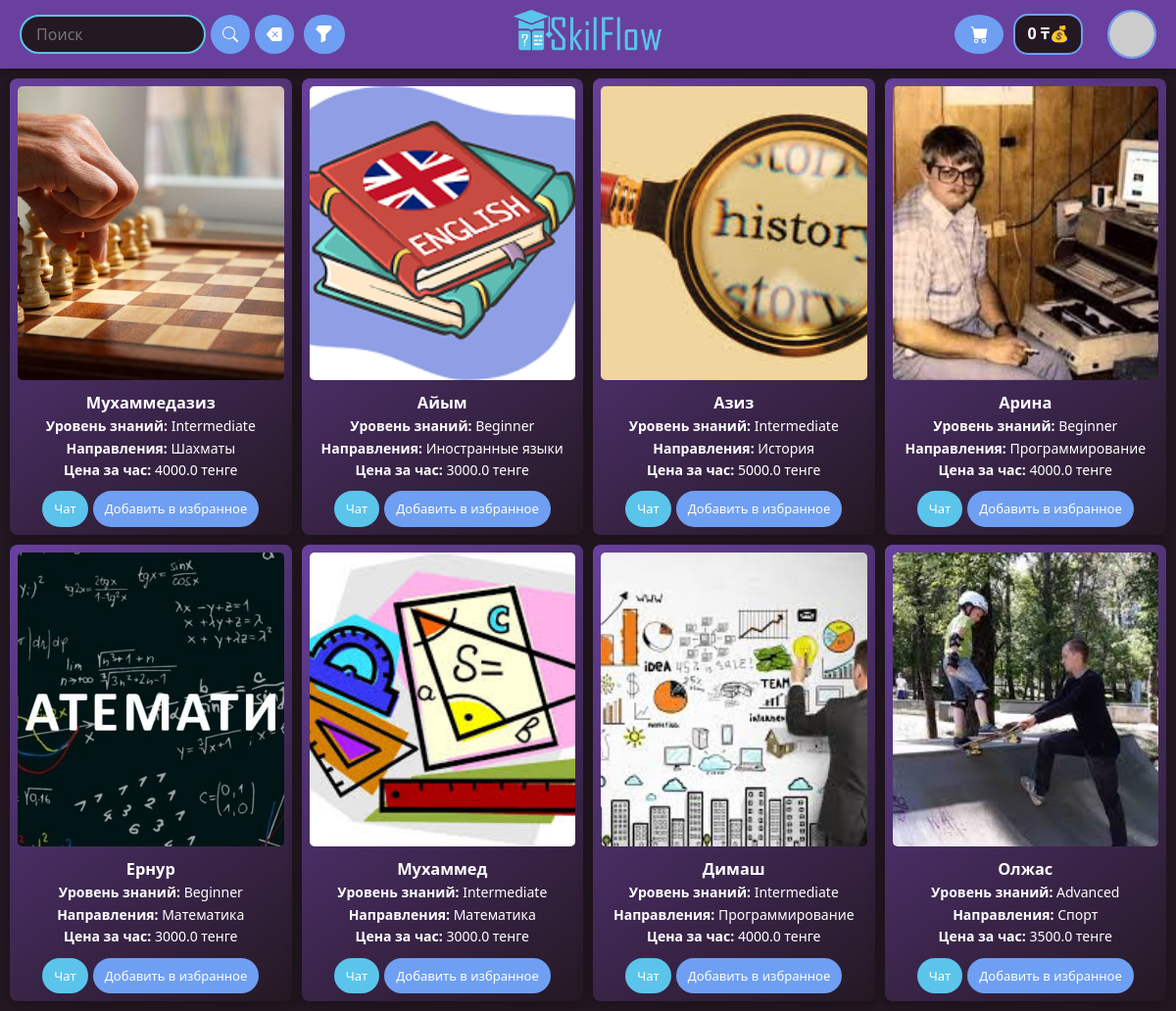
The page /accounts/menu/ on the database its author committed.
### main/models.py (models this page shows, shortened)
class Teacher(models.Model):
    user = models.ForeignKey(settings.AUTH_USER_MODEL, on_delete=models.CASCADE)
    name = models.CharField(max_length=255, default="")
    phone = models.CharField(max_length=20)
    skill_level = models.CharField(
        max_length=20,
        choices=[('Beginner', 'Beginner'), ('Intermediate', 'Intermediate'), ('Advanced', 'Advanced')],
        default='Beginner'
    )
    directions = models.TextField()
    skills = models.TextField()
    experience = models.TextField()
    price = models.FloatField()
    avatar = models.ImageField(upload_to='avatars/', blank=True, null=True)

### main/views.py (the view)
# urls.py: path("menu/", menu, name="menu"),
def menu(request):
    teachers = Teacher.objects.all()
    q = request.GET.get('q', '').strip()
    if q:
        teachers = teachers.filter(
            Q(name__icontains=q) | Q(directions__icontains=q)
        )
    directions_param = request.GET.get('directions', '').strip()
    if directions_param:
        direction_list = [d.strip() for d in directions_param.split(',') if d.strip()]
        q_direction = Q()
        for d in direction_list:
            q_direction |= Q(directions__icontains=d)
        teachers = teachers.filter(q_direction)
    price_param = request.GET.get('price', '').strip()
    if price_param:
        try:
            price_limit = float(price_param)
            teachers = teachers.filter(price__lte=price_limit)
        except ValueError:
            pass
    return render(request, "main/menu.html", {"teachers": teachers})

### main/templates/main/menu.html (shortened to what this page needs)
<!DOCTYPE html>
<html lang="ru">
<head>
  <link rel="stylesheet" href="https://cdn.jsdelivr.net/npm/bootstrap-icons/font/bootstrap-icons.css">
  {% load static %}
</head>
<body>
<header class="header">
  <div class="header-left">
    <div class="search-filter-wrapper">
      <form action="{% url 'menu' %}" method="get" class="search-container">
        <input type="text" name="q" class="search-input" placeholder="Поиск" value="{{ request.GET.q }}">
        <button type="submit" class="btn">
        </button>
        <a href="{% url 'menu' %}" class="btn">
        </a>
      </form>
      <button class="btn filter-btn" onclick="toggleFilterModal()">
      </button>
    </div>
  </div>
  <div class="header-center">
    <img src="{% static 'images/SkillFlowLog.png' %}" alt="SkillFlow Logo" class="logo-img">
  </div>
  <div class="header-right">
<a href="{% url 'shop' %}" class="btn btn-outline-light d-flex align-items-center justify-content-center shop-btn">
    <i class="bi bi-cart-fill"></i>
</a>
   <div class="d-flex align-items-center balance-container p-3 bg-light rounded">
    <span id="user-balance" class="fw-bold">{{ user.profile.balance|default:"0" }} ₸</span>
     <a href="{% url 'deposit' %}" class=" mt-2">💰</a>
</div>
    <a href="{% url 'my_profile' %}" class="profile-icon">
      {% if user.profile.avatar %}
        <img src="{{ user.profile.avatar.url }}" alt="Профиль">
      {% else %}
        <img src="https://via.placeholder.com/50" alt="Профиль">
      {% endif %}
    </a>
</div>
</header>
 <div class="teachers-grid">
  {% for teacher in teachers %}
    <div class="teacher-card" onclick="window.location.href='{% url 'teacher_detail' teacher.id %}'">
      {% if teacher.avatar %}
        <img src="{{ teacher.avatar.url }}" alt="{{ teacher.name }}" class="teacher-avatar">
      {% else %}
        <img src="https://via.placeholder.com/80" alt="Placeholder" class="teacher-avatar">
      {% endif %}
      <h3>{{ teacher.name }}</h3>
      <p><strong>Уровень знаний:</strong> {{ teacher.skill_level }}</p>
      <p><strong>Направления:</strong> {{ teacher.directions }}</p>
      <p><strong>Цена за час:</strong> {{ teacher.price }} тенге</p>
      <div class="card-buttons" onclick="event.stopPropagation();">
        <a href="{% url 'chat_with_teacher' teacher.id %}" class="card-btn chat" onclick="event.stopPropagation();">Чат</a>
        {% if teacher in request.user.profile.favorite_teachers.all %}
          <a href="{% url 'toggle_favorite' teacher.id %}" class="card-btn favorite" onclick="event.stopPropagation();">Удалить из избранного</a>
        {% else %}
          <a href="{% url 'toggle_favorite' teacher.id %}" class="card-btn favorite" onclick="event.stopPropagation();">Добавить в избранное</a>
        {% endif %}
      </div>
    </div>
  {% empty %}
    <p>Преподаватели не найдены.</p>
  {% endfor %}
</div>
</body>
</html>

### rows shown on the page
Teacher: avatar (picture), name "Мухаммедазиз", skill_level "Intermediate", directions "Шахматы", price "4000.0"
Teacher: avatar (picture), name "Айым", skill_level "Beginner", directions "Иностранные языки", price "3000.0"
Teacher: avatar (picture), name "Азиз", skill_level "Intermediate", directions "История", price "5000.0"
Teacher: avatar (picture), name "Арина", skill_level "Beginner", directions "Программирование", price "4000.0"
Teacher: avatar (picture), name "Ернур", skill_level "Beginner", directions "Математика", price "3000.0"
Teacher: avatar (picture), name "Мухаммед", skill_level "Intermediate", directions "Математика", price "3000.0"
Teacher: avatar (picture), name "Димаш", skill_level "Intermediate", directions "Программирование", price "4000.0"
Teacher: avatar (picture), name "Олжас", skill_level "Advanced", directions "Спорт", price "3500.0"

### other values the page prints
{{ user.profile.balance|default:"0" }} "0"
